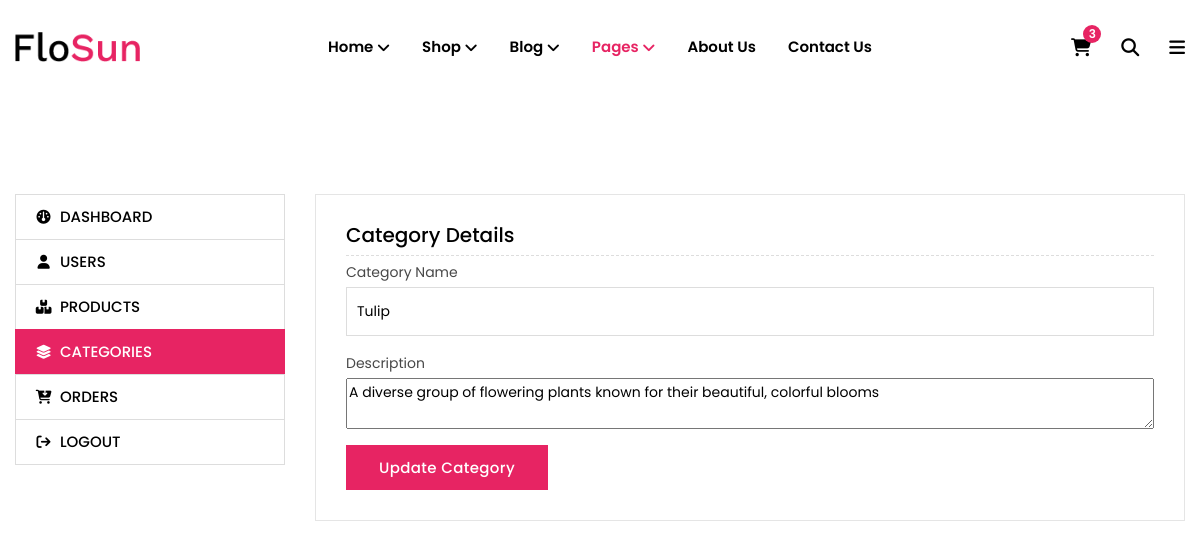
Screenshot of /updateCategory.php?id=1 (signed in) with the database file from the repository.
### tables this page shows
CREATE TABLE `categories` (
  `category_id` int(11) NOT NULL,
  `name` varchar(50) NOT NULL,
  `description` text DEFAULT NULL,
  `created_at` timestamp NOT NULL DEFAULT current_timestamp()
);

### updateCategory.php (the view, shortened to what this page needs)
<?php
require_once("config.php");
    function db_find(string $table,  $id): mixed
    {
        global $conn;
        $sql = "SELECT * FROM " . $table . " WHERE category_id=" . $id;
        $query = mysqli_query($conn, $sql);
        $result = mysqli_fetch_assoc($query);
        return $result;
    }
    if (isset($_GET['id'])) {
        $cu = db_find('categories',$_GET['id']);
    }
?>
<!DOCTYPE html>
<html class="no-js" lang="en">
  <head>
    <link rel="stylesheet" href="assets/css/vendor/bootstrap.min.css" />
    <link rel="stylesheet" href="assets/css/vendor/font.awesome.min.css" />
    <link
      rel="stylesheet"
      href="https://cdnjs.cloudflare.com/ajax/libs/font-awesome/6.6.0/css/all.min.css"
    />
    <link rel="stylesheet" href="assets/css/vendor/linearicons.min.css" />
    <link rel="stylesheet" href="assets/css/plugins/swiper-bundle.min.css" />
    <link rel="stylesheet" href="assets/css/plugins/animate.min.css" />
    <link rel="stylesheet" href="assets/css/plugins/jquery-ui.min.css" />
    <link rel="stylesheet" href="assets/css/plugins/nice-select.min.css" />
    <link rel="stylesheet" href="assets/css/plugins/magnific-popup.css" />
    <link rel="stylesheet" href="assets/css/style.css" />
  </head>
  <body>
    <header class="main-header-area">
      <div class="main-header header-sticky">
        <div class="container custom-area">
          <div class="row align-items-center">
            <div class="col-lg-2 col-xl-2 col-md-6 col-6 col-custom">
              <div class="header-logo d-flex align-items-center">
                <a href="index.html">
                  <img
                    class="img-full"
                    src="assets/images/logo/logo.png"
                    alt="Header Logo"
                  />
                </a>
              </div>
            </div>
            <div
              class="col-lg-8 d-none d-lg-flex justify-content-center col-custom"
            >
              <nav class="main-nav d-none d-lg-flex">
                <ul class="nav">
                  <li>
                    <a href="index.html">
                      <span class="menu-text"> Home</span>
                      <i class="fa fa-angle-down"></i>
                    </a>
                  </li>
                  <li>
                    <a href="shop.html">
                      <span class="menu-text">Shop</span>
                      <i class="fa fa-angle-down"></i>
                    </a>
                  </li>
                  <li>
                    <a href="blog-details-fullwidth.html">
                      <span class="menu-text"> Blog</span>
                      <i class="fa fa-angle-down"></i>
                    </a>
                  </li>
                  <li>
                    <a class="active" href="#">
                      <span class="menu-text"> Pages</span>
                      <i class="fa fa-angle-down"></i>
                    </a>
                  </li>
                  <li>
                    <a href="about-us.html">
                      <span class="menu-text"> About Us</span>
                    </a>
                  </li>
                  <li>
                    <a href="contact-us.html">
                      <span class="menu-text">Contact Us</span>
                    </a>
                  </li>
                </ul>
              </nav>
            </div>
            <div class="col-lg-2 col-md-6 col-6 col-custom">
              <div class="header-right-area main-nav">
                <ul class="nav">
                  <li class="minicart-wrap">
                    <a href="#" class="minicart-btn toolbar-btn">
                      <i class="fa fa-shopping-cart"></i>
                      <span class="cart-item_count">3</span>
                    </a>
                  </li>
                  <li class="sidemenu-wrap">
                    <a href="#"><i class="fa fa-search"></i> </a>
                  </li>
                  <li class="account-menu-wrap d-none d-lg-flex">
                    <a href="#" class="off-canvas-menu-btn">
                      <i class="fa fa-bars"></i>
                    </a>
                  </li>
                </ul>
              </div>
            </div>
          </div>
        </div>
      </div>
    </header>
    <div class="my-account-wrapper mt-no-text">
    <div class="container container-default-2 custom-area">
        <div class="row">
            <div class="col-lg-12 col-custom">
                <div class="myaccount-page-wrapper">
                    <div class="row">
                        <div class="col-lg-3 col-md-4 col-custom">
                            <div class="myaccount-tab-menu nav" role="tablist">
                                <a href="AdminDashboard.php"><i class="fa fa-dashboard"></i> Dashboard</a>
                                <a href="AdminUser.php"><i class="fa fa-user"></i> Users</a>
                                <a href="adminProducts.php" ><i class="fa-solid fa-boxes-stacked"></i> Products</a>
                                <a href="Admincategories.php" class="active"><i class="fa-solid fa-layer-group"></i> Categories</a>
                                <a href="AdminOrders.php"><i class="fa fa-cart-arrow-down"></i> Orders</a>
                                <a href="logout.php"><i class="fa fa-sign-out"></i> Logout</a>
                            </div>
                        </div>
                        <div class="col-lg-9 col-md-8 col-custom">
                            <div class="tab-content" id="myaccountContent">
                                <div class="tab-pane fade active show" id="account-info" role="tabpanel">
                                    <div class="myaccount-content">
                                        <h3>Category Details</h3>
                                        <div class="account-details-form">
                                            <form action="" method="post" enctype="multipart/form-data">
                                                <div class="single-input-item mb-3">
                                                    <label for="category-name" class="required mb-1">Category Name</label>
                                                    <input type="text" id="category-name" name="category_name" placeholder="Category Name" value="<?php echo $cu['name']?>" />
                                                </div>
                                                <div class="single-input-item mb-3">
                                                    <label for="description" class="required mb-1">Description</label>
                                                    <textarea id="description" name="description" placeholder="Description" ><?php echo $cu['description']?></textarea>
                                                </div>
                                                <div class="single-input-item single-item-button">
                                                    <button class="btn flosun-button secondary-btn theme-color rounded-0" type="submit">
                                                        Update Category
                                                    </button>
                                                </div>
                                            </form>
                                        </div>
                                    </div>
                                </div>
                            </div>
                        </div>
                    </div>
                </div>
            </div>
        </div>
    </div>
</div>
  </body>
</html>

### rows the page displays
categories: category_name "Tulip", description "A diverse group of flowering plants known for their beautiful, colorful blooms"
